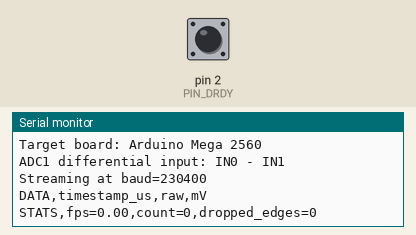
This sketch was run on a simulated Arduino Mega 2560, built with avr-gcc and run on an emulated ATmega2560. Parts: the last lines printed to the serial monitor. The test bench sets the inputs (shaded band); at power-on: pin 2 (PIN_DRDY) HIGH.

Above: at 1.2 s.
1.3 s: pin 2 (PIN_DRDY) pulled LOW for 0.15 s
At 1.9 s:
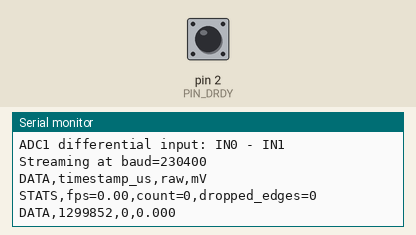
2.9 s: pin 2 (PIN_DRDY) pulled LOW for 1 s
At 3.5 s:
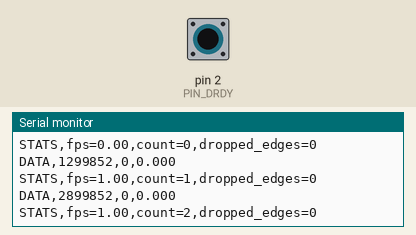
5.4 s: pin 2 (PIN_DRDY) pulled LOW for 0.15 s
At 6.8 s:
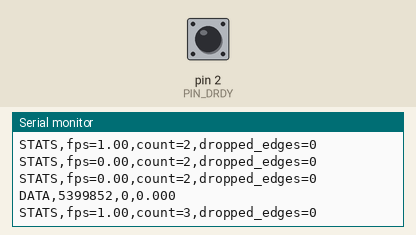
Timing chart, 0 to 8.4 s (numbered marks = the images above; inputs shaded):
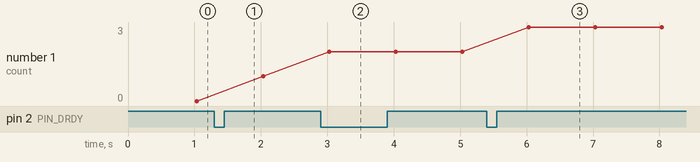

Measured:
- after the input at 1.3 s, the serial monitor: prints a new line at once (image 1)
- after the input at 2.9 s, the serial monitor: prints a new line at once (image 2)
- after the input at 5.4 s, the serial monitor: prints a new line at once (image 3)
- plotted number 1: 2 → 3 after the input at 5.4 s

The sketch:

ads1263_reader.ino
```cpp
#include <SPI.h>

// ===== Pin mapping (keep UNO wiring on all boards) =====
constexpr uint8_t PIN_CS = 10;   // ADS1263 CS (same as UNO wiring)
constexpr uint8_t PIN_DRDY = 2;  // DRDY to D2 (same as UNO wiring)
constexpr uint8_t PIN_RST = 4;   // ADS1263 RESET (same as UNO wiring)
#if defined(ARDUINO_AVR_MEGA2560)
constexpr uint8_t PIN_HW_SS = 53;  // Mega SPI master pin (internal requirement)
#else
constexpr uint8_t PIN_HW_SS = 10;  // UNO/R4 SPI master pin
#endif
constexpr float ADC_REF_MV = 5000.0f;  // Set to measured AVDD in mV for accuracy
constexpr uint8_t DIFF_AIN_P = 0;      // Differential + input: IN0
constexpr uint8_t DIFF_AIN_N = 1;      // Differential - input: IN1
constexpr uint32_t STREAM_BAUD = 230400;
constexpr uint32_t STREAM_STATS_INTERVAL_MS = 1000;

volatile bool g_samplePending = false;
volatile uint32_t g_pendingTimestampUs = 0;
volatile uint32_t g_droppedEdges = 0;

uint32_t g_streamCount = 0;
uint32_t g_lastStatsMs = 0;
uint32_t g_lastStatsCount = 0;

// ===== ADS1263 command/register map (subset) =====
constexpr uint8_t CMD_RESET = 0x06;
constexpr uint8_t CMD_START1 = 0x08;
constexpr uint8_t CMD_STOP1 = 0x0A;
constexpr uint8_t CMD_RDATA1 = 0x12;

constexpr uint8_t REG_MODE0 = 0x03;
constexpr uint8_t REG_MODE1 = 0x04;   // digital filter settings
constexpr uint8_t REG_MODE2 = 0x05;   // data rate in low nibble
constexpr uint8_t REG_INPMUX = 0x06;  // [7:4]=AINP [3:0]=AINN
constexpr uint8_t REG_REFMUX = 0x0F;  // use AVDD/AVSS by default

constexpr uint8_t AINCOM = 0x0A;

enum class InputMode : uint8_t {
  SingleEnded = 0,  // AINx vs AINCOM
  Differential = 1  // AINp vs AINn
};

enum class FilterMode : uint8_t {
  FIR = 0x84,
  Sinc1 = 0x04,
  Sinc2 = 0x24,
  Sinc3 = 0x44,
  Sinc4 = 0x64
};

// DR code table from ADS1263 MODE2.DR[3:0] setting.
// This helper focuses on common rates and picks the nearest one.
uint8_t rateToDrCode(uint16_t sps) {
  struct Pair {
    uint16_t sps;
    uint8_t dr;
  };
  static const Pair table[] = {
      {2, 0x00},   {5, 0x01},    {10, 0x02},   {16, 0x03},   {20, 0x04},
      {50, 0x05},  {60, 0x06},   {100, 0x07},  {400, 0x08},  {1200, 0x09},
      {2400, 0x0A}, {4800, 0x0B}, {7200, 0x0C}, {14400, 0x0D}, {19200, 0x0E},
      {38400, 0x0F}};

  uint8_t best = table[0].dr;
  uint16_t bestDiff = 65535;
  for (const auto &item : table) {
    uint16_t diff = (item.sps > sps) ? (item.sps - sps) : (sps - item.sps);
    if (diff < bestDiff) {
      bestDiff = diff;
      best = item.dr;
    }
  }
  return best;
}

void csLow() { digitalWrite(PIN_CS, LOW); }
void csHigh() { digitalWrite(PIN_CS, HIGH); }

void adsWriteCommand(uint8_t cmd) {
  csLow();
  SPI.transfer(cmd);
  csHigh();
}

void adsWriteRegister(uint8_t reg, uint8_t value) {
  // WREG format: 010r rrrr, then count-1, then data bytes.
  csLow();
  SPI.transfer(0x40 | (reg & 0x1F));
  SPI.transfer(0x00);  // write 1 register
  SPI.transfer(value);
  csHigh();
}

uint8_t adsReadRegister(uint8_t reg) {
  // RREG format: 001r rrrr, then count-1, then read data bytes.
  csLow();
  SPI.transfer(0x20 | (reg & 0x1F));
  SPI.transfer(0x00);  // read 1 register
  uint8_t v = SPI.transfer(0x00);
  csHigh();
  return v;
}

void adsHardwareReset() {
  digitalWrite(PIN_RST, LOW);
  delay(2);
  digitalWrite(PIN_RST, HIGH);
  delay(10);
}

void adsInit() {
  pinMode(PIN_HW_SS, OUTPUT);
  digitalWrite(PIN_HW_SS, HIGH);
  pinMode(PIN_CS, OUTPUT);
  pinMode(PIN_RST, OUTPUT);
  pinMode(PIN_DRDY, INPUT_PULLUP);
  csHigh();
  digitalWrite(PIN_RST, HIGH);

  SPI.begin();
  // ADS1263 uses SPI mode 1, MSB first, <=8MHz. Use 4MHz for stability.
  SPI.beginTransaction(SPISettings(4000000, MSBFIRST, SPI_MODE1));

  adsHardwareReset();
  adsWriteCommand(CMD_RESET);
  delay(5);
}

// 1) Activate input mode and selected channel(s)
void adsSetInputMode(InputMode mode, uint8_t ainP, uint8_t ainN) {
  if (mode == InputMode::SingleEnded) {
    // Single-ended: channel vs AINCOM.
    if (ainP >= 10 || ainN >= 10) {
      Serial.println("Error: Single-ended input must be between 0 and 9");
      return;
    }
    adsWriteRegister(REG_INPMUX, ((ainP & 0x0F) << 4) | (AINCOM & 0x0F));
  } else {
    if (ainP >= 10 || ainN >= 10) {
      Serial.println("Error: Differential input must be between 0 and 9");
      return;
    }
    if (ainP == ainN) {
      Serial.println("Error: Differential input must be different");
      return;
    }
    if (ainP+1 != ainN or ainP%2 != 0) {
      Serial.println("Error: Differential input must be consecutive and paired");
      return;
    }
    // Differential: AINp vs AINn.
    adsWriteRegister(REG_INPMUX, ((ainP & 0x0F) << 4) | (ainN & 0x0F));
  }
}

bool adsWriteRegVerified(uint8_t reg, uint8_t value, const char *name) {
  adsWriteRegister(reg, value);
  delay(1);
  uint8_t got = adsReadRegister(reg);
  bool ok = (got == value);
  Serial.print(name);
  Serial.println(ok ? " success" : " unsuccess");
  if (!ok) {
    Serial.print("  expected=0x");
    Serial.print(value, HEX);
    Serial.print(" got=0x");
    Serial.println(got, HEX);
  }
  return ok;
}

// Mirrors Waveshare ADS1263_ConfigADC1 flow:
// MODE2 -> REFMUX -> MODE0 -> MODE1, each with readback verification.
void adsConfigAdc1(uint8_t gain, uint8_t drate, uint8_t delayReg, FilterMode filterMode) {
  uint8_t mode2 = 0x80;  // PGA bypassed
  mode2 |= ((gain & 0x07) << 4) | (drate & 0x0F);
  adsWriteRegVerified(REG_MODE2, mode2, "REG_MODE2");

  uint8_t refmux = 0x24;  // AVDD/AVSS as reference (matches Waveshare/Pi example)
  adsWriteRegVerified(REG_REFMUX, refmux, "REG_REFMUX");

  uint8_t mode0 = delayReg;
  adsWriteRegVerified(REG_MODE0, mode0, "REG_MODE0");

  if (FilterMode::FIR == filterMode && drate > 20) {
    Serial.println("Error: FIR filter is not supported for data rates greater than 20 SPS");
    return;
  }
  uint8_t mode1 = static_cast<uint8_t>(filterMode);
  adsWriteRegVerified(REG_MODE1, mode1, "REG_MODE1");
}

int32_t adsReadAdc1RawInline() {
  csLow();
  SPI.transfer(CMD_RDATA1);
  (void)SPI.transfer(0x00);  // status
  uint8_t b3 = SPI.transfer(0x00);
  uint8_t b2 = SPI.transfer(0x00);
  uint8_t b1 = SPI.transfer(0x00);
  uint8_t b0 = SPI.transfer(0x00);
  (void)SPI.transfer(0x00);  // checksum
  csHigh();
  return (int32_t)(((uint32_t)b3 << 24) | ((uint32_t)b2 << 16) |
                   ((uint32_t)b1 << 8) | (uint32_t)b0);
}

void onDrdyFalling() {
  uint32_t t = micros();
  if (g_samplePending) {
    ++g_droppedEdges;
  } else {
    g_pendingTimestampUs = t;
    g_samplePending = true;
  }
}

float rawToMilliVolts(int32_t raw) {
  // ADS1263 bipolar code: -0x80000000 .. +0x7FFFFFFF maps to -VREF .. +VREF.
  constexpr float ADC_FULL_SCALE_POS = 2147483647.0f;  // 0x7FFFFFFF
  return (static_cast<float>(raw) / ADC_FULL_SCALE_POS) * ADC_REF_MV;
}

float sqrtNewton(float x) {
  if (x <= 0.0f) return 0.0f;
  float r = x;
  for (uint8_t i = 0; i < 12; ++i) {
    r = 0.5f * (r + x / r);
  }
  return r;
}

void setup() {
  Serial.begin(STREAM_BAUD);
  while (!Serial) {
    ;  // For boards with native USB; harmless on UNO.
  }

  adsInit();

  // Example configuration:
  // Differential mode on IN0-IN1, ~100 SPS.
  adsSetInputMode(InputMode::Differential, DIFF_AIN_P, DIFF_AIN_N);
  adsConfigAdc1(
      0x00,               // gain=1
      rateToDrCode(100),  // drate target
      0x00,               // conversion delay register
      FilterMode::Sinc1   // filter mode
  );

  const int drdyInterrupt = digitalPinToInterrupt(PIN_DRDY);
  if (drdyInterrupt < 0) {
    Serial.println("Error: PIN_DRDY does not support external interrupt");
    while (true) {
      delay(1000);
    }
  }
  attachInterrupt(drdyInterrupt, onDrdyFalling, FALLING);
  adsWriteCommand(CMD_START1);
  delay(10);

  g_lastStatsMs = millis();

#if defined(ARDUINO_AVR_MEGA2560)
  Serial.println("Target board: Arduino Mega 2560");
#else
  Serial.println("Target board: Arduino UNO-class");
#endif
  Serial.print("ADC1 differential input: IN");
  Serial.print(DIFF_AIN_P);
  Serial.print(" - IN");
  Serial.println(DIFF_AIN_N);
  Serial.print("Streaming at baud=");
  Serial.println(STREAM_BAUD);
  Serial.println("DATA,timestamp_us,raw,mV");
}

void loop() {
  bool hasSample = false;
  uint32_t tsUs = 0;
  noInterrupts();
  if (g_samplePending) {
    hasSample = true;
    tsUs = g_pendingTimestampUs;
    g_samplePending = false;
  }
  interrupts();

  if (hasSample) {
    int32_t raw = adsReadAdc1RawInline();
    float mv = rawToMilliVolts(raw);
    ++g_streamCount;

    Serial.print("DATA,");
    Serial.print(tsUs);
    Serial.print(",");
    Serial.print(raw);
    Serial.print(",");
    Serial.println(mv, 3);
  }

  uint32_t nowMs = millis();
  if (nowMs - g_lastStatsMs >= STREAM_STATS_INTERVAL_MS) {
    uint32_t dCount = g_streamCount - g_lastStatsCount;
    float fps = (1000.0f * static_cast<float>(dCount)) /
                static_cast<float>(nowMs - g_lastStatsMs);
    uint32_t dropped = 0;
    noInterrupts();
    dropped = g_droppedEdges;
    interrupts();

    Serial.print("STATS,fps=");
    Serial.print(fps, 2);
    Serial.print(",count=");
    Serial.print(g_streamCount);
    Serial.print(",dropped_edges=");
    Serial.println(dropped);

    g_lastStatsMs = nowMs;
    g_lastStatsCount = g_streamCount;
  }
}
```
